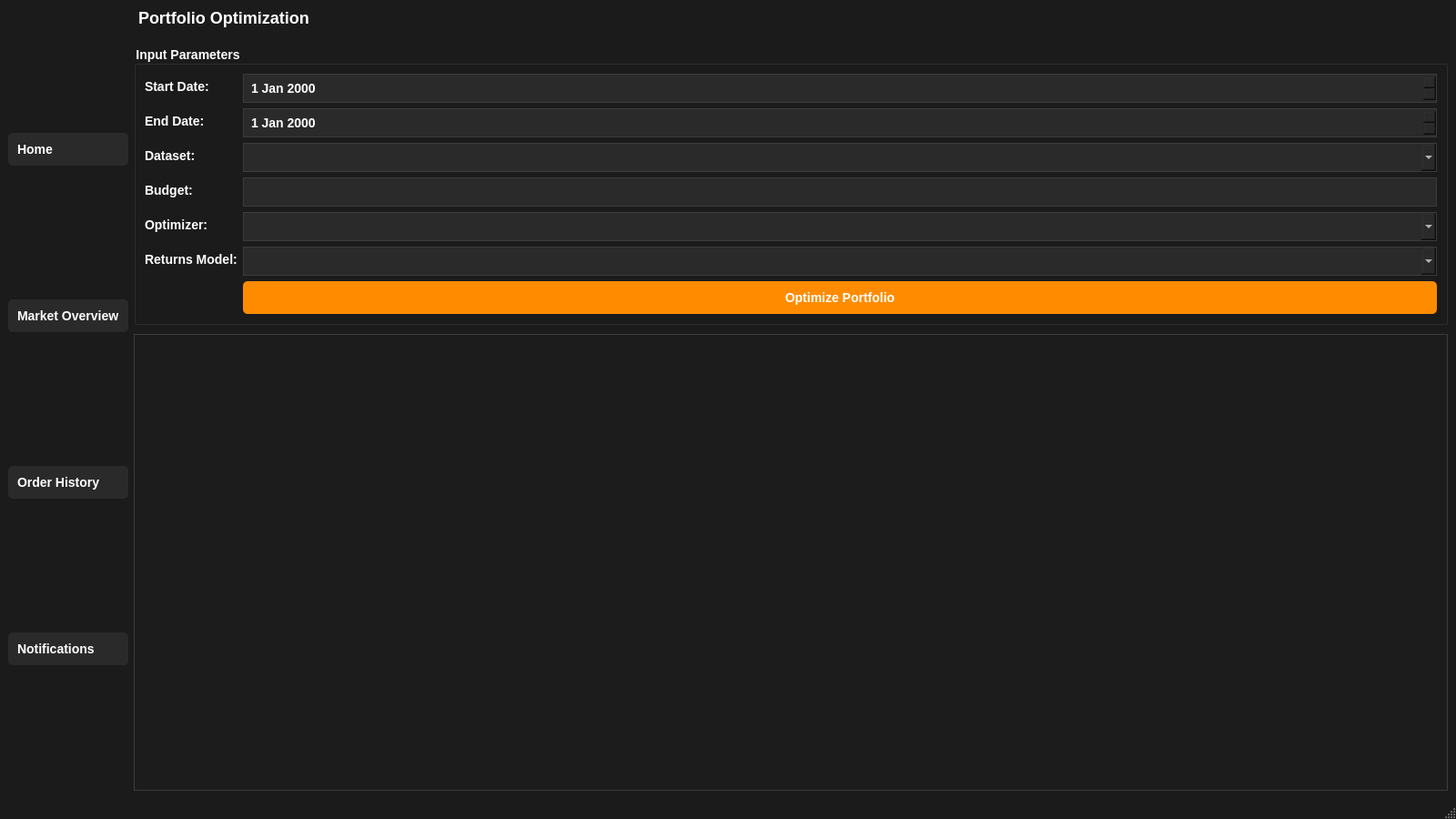
<?xml version="1.0" encoding="UTF-8"?>
<ui version="4.0">
 <class>MainWindow</class>
 <widget class="QMainWindow" name="MainWindow">
  <property name="geometry">
   <rect>
    <x>100</x>
    <y>100</y>
    <width>1600</width>
    <height>900</height>
   </rect>
  </property>
  <property name="windowTitle">
   <string>ProfiNetics - Advanced Portfolio Optimization</string>
  </property>
  <property name="styleSheet">
   <string notr="true">
    QMainWindow { background-color: #1B1B1B; color: #FFFFFF; }
    QLabel { color: #FFFFFF; font-size: 14px; }
    QComboBox, QDateEdit, QLineEdit { 
        background-color: #2A2A2A; 
        color: #FFFFFF; 
        border: 1px solid #3C3C3C;
        padding: 6px;
        font-size: 12px;
    }
    QPushButton { 
        background-color: #FF8C00; 
        color: #FFFFFF; 
        padding: 10px;
        border-radius: 5px;
        font-weight: bold;
    }
    QPushButton:hover { background-color: #FFA500; }
    QTextEdit, QTableWidget { 
        background-color: #1C1C1C; 
        color: #FFFFFF;
        border: 1px solid #3C3C3C;
        font-size: 12px;
    }
    QHeaderView::section {
        background-color: #2C2C2C;
        color: #FFFFFF;
        padding: 5px;
        border: 1px solid #3C3C3C;
    }
   </string>
  </property>
  <widget class="QWidget" name="centralwidget">
   <layout class="QHBoxLayout" name="horizontalLayout">
    <!-- Sidebar Layout -->
    <item>
     <layout class="QVBoxLayout" name="sidebarLayout">
      <property name="spacing">
       <number>10</number>
      </property>
      <property name="contentsMargins">
       <rect>
        <x>0</x>
        <y>20</y>
        <width>0</width>
        <height>20</height>
       </rect>
      </property>

      <!-- Sidebar Buttons -->
      <item>
       <widget class="QPushButton" name="homeButton">
        <property name="text">
         <string>Home</string>
        </property>
        <property name="styleSheet">
         <string notr="true">background-color: #2A2A2A; color: white; padding: 10px; text-align: left; font-size: 14px;</string>
        </property>
       </widget>
      </item>
      <item>
       <widget class="QPushButton" name="marketButton">
        <property name="text">
         <string>Market Overview</string>
        </property>
        <property name="styleSheet">
         <string notr="true">background-color: #2A2A2A; color: white; padding: 10px; text-align: left; font-size: 14px;</string>
        </property>
       </widget>
      </item>
      <item>
       <widget class="QPushButton" name="historyButton">
        <property name="text">
         <string>Order History</string>
        </property>
        <property name="styleSheet">
         <string notr="true">background-color: #2A2A2A; color: white; padding: 10px; text-align: left; font-size: 14px;</string>
        </property>
       </widget>
      </item>
      <item>
       <widget class="QPushButton" name="notificationsButton">
        <property name="text">
         <string>Notifications</string>
        </property>
        <property name="styleSheet">
         <string notr="true">background-color: #2A2A2A; color: white; padding: 10px; text-align: left; font-size: 14px;</string>
        </property>
       </widget>
      </item>
     </layout>
    </item>

    <!-- Main Content Layout -->
    <item>
     <layout class="QVBoxLayout" name="mainContentLayout">
      <property name="spacing">
       <number>10</number>
      </property>
      
      <!-- Header -->
      <item>
       <widget class="QLabel" name="headerLabel">
        <property name="text">
         <string>Portfolio Optimization</string>
        </property>
        <property name="styleSheet">
         <string notr="true">color: #FFFFFF; font-size: 18px; font-weight: bold; margin-bottom: 10px;</string>
        </property>
       </widget>
      </item>

      <!-- Input Parameters Group -->
      <item>
       <widget class="QGroupBox" name="inputGroup">
        <property name="title">
         <string>Input Parameters</string>
        </property>
        <property name="styleSheet">
         <string notr="true">color: #FFFFFF; font-size: 14px; font-weight: bold;</string>
        </property>
        <layout class="QFormLayout" name="formLayout">
         <item row="0" column="0">
          <widget class="QLabel" name="label">
           <property name="text">
            <string>Start Date:</string>
           </property>
          </widget>
         </item>
         <item row="0" column="1">
          <widget class="QDateEdit" name="startDate"/>
         </item>
         <item row="1" column="0">
          <widget class="QLabel" name="label_2">
           <property name="text">
            <string>End Date:</string>
           </property>
          </widget>
         </item>
         <item row="1" column="1">
          <widget class="QDateEdit" name="endDate"/>
         </item>
         <item row="2" column="0">
          <widget class="QLabel" name="label_3">
           <property name="text">
            <string>Dataset:</string>
           </property>
          </widget>
         </item>
         <item row="2" column="1">
          <widget class="QComboBox" name="stockCombo"/>
         </item>
         <item row="3" column="0">
          <widget class="QLabel" name="label_4">
           <property name="text">
            <string>Budget:</string>
           </property>
          </widget>
         </item>
         <item row="3" column="1">
          <widget class="QLineEdit" name="budgetInput"/>
         </item>
         <item row="4" column="0">
          <widget class="QLabel" name="label_5">
           <property name="text">
            <string>Optimizer:</string>
           </property>
          </widget>
         </item>
         <item row="4" column="1">
          <widget class="QComboBox" name="optimizerCombo"/>
         </item>
         <item row="5" column="0">
          <widget class="QLabel" name="label_6">
           <property name="text">
            <string>Returns Model:</string>
           </property>
          </widget>
         </item>
         <item row="5" column="1">
          <widget class="QComboBox" name="returnsCombo"/>
         </item>
         <item row="6" column="1">
          <widget class="QPushButton" name="calculateButton">
           <property name="text">
            <string>Optimize Portfolio</string>
           </property>
          </widget>
         </item>
        </layout>
       </widget>
      </item>

      <!-- Data Table Widget -->
      <item>
       <widget class="QTableWidget" name="dataTable"/>
      </item>
     </layout>
    </item>
   </layout>
  </widget>
  <widget class="QStatusBar" name="statusbar"/>
 </widget>
 <resources/>
 <connections/>
</ui>
